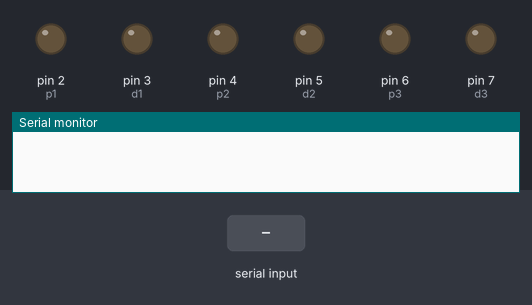
A sketch run on a simulated Arduino Uno, built with avr-gcc and run on an emulated ATmega328P. Shown: output pins drawn as LEDs (lit = HIGH), the last lines printed to the serial monitor. The inputs (shaded band) are chosen by the test bench.

Above: at 1.2 s.
1.3 s: "F" received over Serial
At 1.6 s:
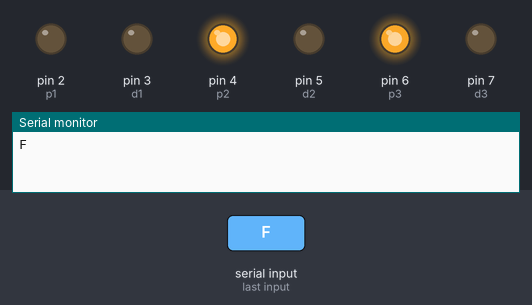
2.8 s: "B" received over Serial
At 3.9 s:
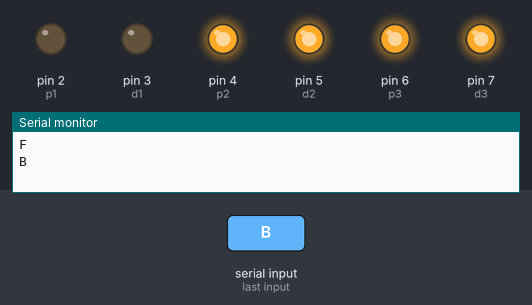
4.3 s: "L" received over Serial
At 5.1 s:
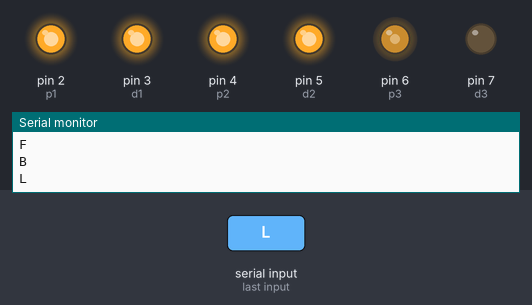
5.8 s: "R" received over Serial
At 6.2 s:
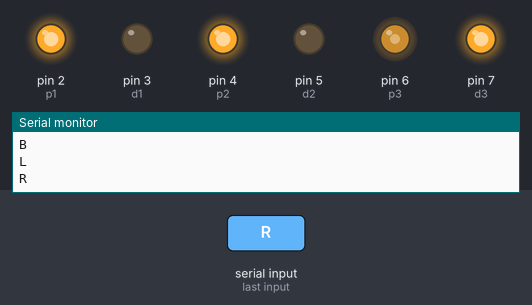
7.3 s: "C" received over Serial
At 8.5 s:
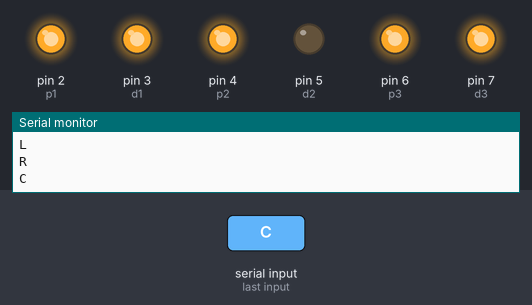
8.8 s: "A" received over Serial
At 9.7 s:
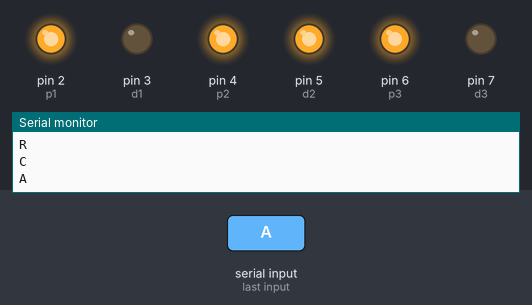
Timing chart, 0 to 11.3 s (numbered marks = the images above; inputs shaded):
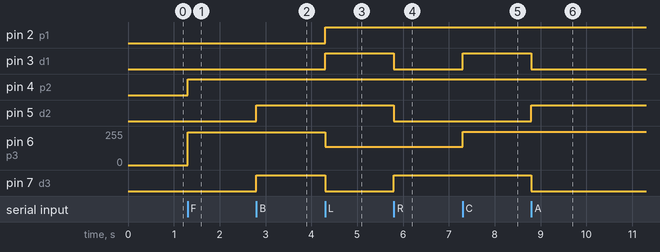

Measured:
- after the input at 1.3 s, pin 4 (p2): LOW → HIGH at once; pin 6 (p3): 0/255 → 245/255 at once
- after the input at 2.8 s, pin 5 (d2), pin 7 (d3): LOW → HIGH at once
- after the input at 4.3 s, pin 2 (p1), pin 3 (d1): LOW → HIGH at once; pin 6 (p3): 245/255 → 138/255 at once; pin 7 (d3): HIGH → LOW at once
- after the input at 5.8 s, pin 3 (d1), pin 5 (d2): HIGH → LOW at once; pin 7 (d3): LOW → HIGH at once
- after the input at 7.3 s, pin 3 (d1): LOW → HIGH at once; pin 6 (p3): 138/255 → 250/255 at once
- after the input at 8.8 s, pin 3 (d1), pin 7 (d3): HIGH → LOW at once; pin 5 (d2): LOW → HIGH at once

The sketch:

omniwheels.ino
```cpp
char action;
#define p1 2
#define p2 4
#define p3 6
#define d1 3
#define d2 5
#define d3 7

void setup() {

  // put your setup code here, to run once:
  pinMode (p1,OUTPUT);
  pinMode (p2,OUTPUT);
  pinMode (p3,OUTPUT);
  pinMode (d1,OUTPUT);
  pinMode (d2,OUTPUT);
  pinMode (d3,OUTPUT);

  Serial.begin(9600);
}

void loop() {
  // put your main code here, to run repeatedly:
  if(Serial.available()>0){

    action = Serial.read();
    analogWrite(p1,0);
    analogWrite(p2,0);
    analogWrite(p3,0);

    switch(action){

      case 'F' :
     analogWrite(p1,0);
     digitalWrite(d1,LOW);
     analogWrite(p2,245);
     digitalWrite(d2,LOW);
     analogWrite(p3,245);
     digitalWrite(d3,LOW);

      break;

      case 'B' :
      analogWrite(p1,0);
     digitalWrite(d1,LOW);
     analogWrite(p2,245);
     digitalWrite(d2,HIGH);
     analogWrite(p3,245);
     digitalWrite(d3,HIGH);

     break;

      case 'L':
      analogWrite(p1,250);
     digitalWrite(d1,HIGH);
     analogWrite(p2,138);
     digitalWrite(d2,HIGH);
     analogWrite(p3,138);
     digitalWrite(d3,LOW);

      break;

     case 'R' :
      analogWrite(p1,250);
     digitalWrite(d1,LOW);
     analogWrite(p2,138);
     digitalWrite(d2,LOW);
     analogWrite(p3,138);
     digitalWrite(d3,HIGH);

      break;

     case 'C' :
      analogWrite(p1,250);
     digitalWrite(d1,HIGH);
     analogWrite(p2,250);
     digitalWrite(d2,LOW
     );
     analogWrite(p3,250);
     digitalWrite(d3,HIGH);

     break;

     case 'A' :
      analogWrite(p1,250);
     digitalWrite(d1,LOW);
     analogWrite(p2,250);
     digitalWrite(d2,HIGH);
     analogWrite(p3,250);
     digitalWrite(d3,LOW);

      break;
      case 'S' :
      analogWrite(p1,0);
     digitalWrite(d1,LOW);
     analogWrite(p2,0);
     digitalWrite(d2,LOW);
     analogWrite(p3,0);
     digitalWrite(d3,LOW);

      break;

     default :
      printf("Invalid Code");
    }
    Serial.println(action);

  }


}
```
